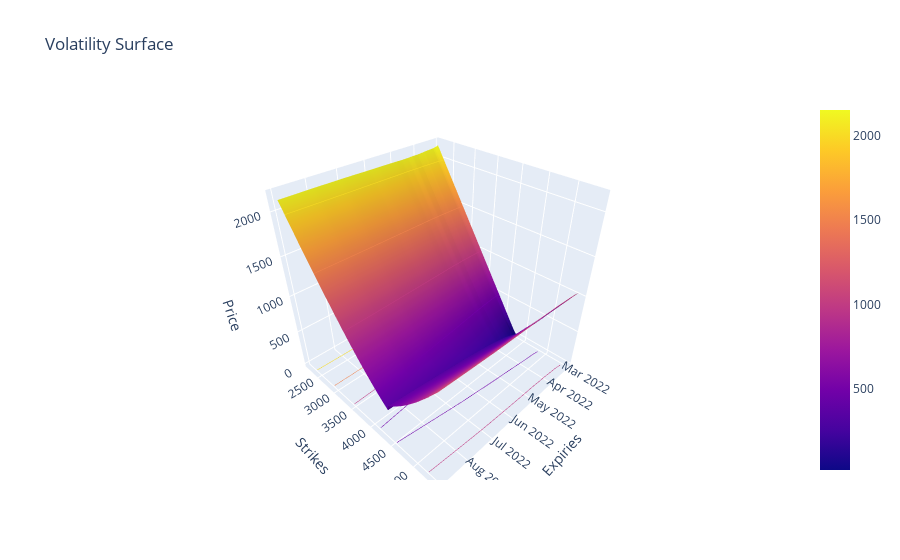
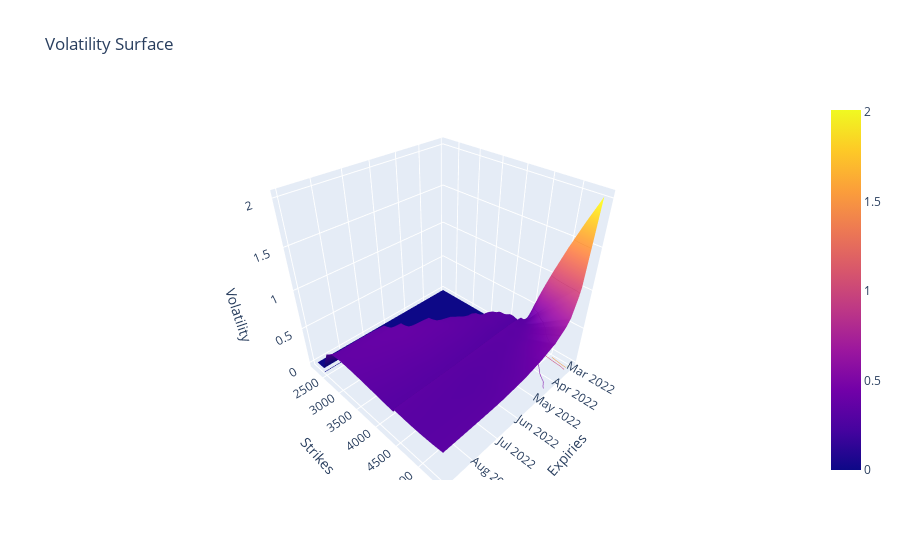

Notebook source saved alongside these figures, in order:
### Code cell
fig = plot_volatility_surface(
	time=time,
	volatility_surface=spx_vs,
	quantity_method="model_price",
	model=model,
	plot_parameters={"moneyness": False, "time_to_expiry": False, "log_moneyness": False, "mid_price": True},
	out_the_money=False,
)
fig.show()


fig = plot_volatility_surface(
	time=time,
	volatility_surface=spx_vs,
	quantity_method="model_pricing_implied_volatility",
	pricing_model=PricingModel(),
	model=model,
	plot_parameters={"moneyness": False, "time_to_expiry": False, "log_moneyness": False, "mid_price": True},
	out_the_money=False,
)
fig.show()

### Figure 1 — Plotly figure (JSON) as saved in the notebook; plotly's stock layout.template omitted (floating-point values rounded to 4 significant figures; data arrays with more than 128 entries replaced by an {"elided": "..."} marker saying what was removed)
{"data": [{"contours": {"z": {"highlightcolor": "limegreen", "project": {"z": true}, "show": true, "usecolormap": true}}, "type": "surface", "x": ["2022-03-04", "2022-03-09", "2022-03-11", "2022-03-18", "2022-03-23", "2022-03-25", "2022-03-30", "2022-03-31", "2022-04-01", "2022-04-08", "2022-04-14", "2022-04-22", "2022-04-29", "2022-05-20", "2022-05-31", "2022-06-17", "2022-06-30", "2022-07-15", "2022-07-29", "2022-08-31"], "y": [2200, 2400, 2600, 2800, 3000, 3200, 3400, 3500, 3600, 3700, 3800, 3850, 3900, 3950, 3975, 4000, 4025, 4040, 4050, 4060, 4070, 4075, 4080, 4090, 4100, 4110, 4120, 4125, 4130, 4140, 4150, 4160, 4170, 4175, 4180, 4190, 4200, 4210, 4220, 4225, 4230, 4240, 4250, 4260, 4270, 4275, 4280, 4290, 4300, 4310, 4320, 4325, 4330, 4340, 4350, 4360, 4370, 4375, 4380, 4390, 4400, 4410, 4420, 4425, 4430, 4440, 4450, 4460, 4470, 4475, 4480, 4490, 4500, 4510, 4525, 4550, 4600, 4650, 4700, 4800, 5000, 5200, 5400], "z": {"elided": "83x20 float values"}}], "layout": {"scene": {"aspectmode": "cube", "xaxis": {"title": {"text": "Expiries"}}, "yaxis": {"title": {"text": "Strikes"}}, "zaxis": {"title": {"text": "Price"}}}, "title": {"text": "Volatility Surface"}}}

### Figure 2 — Plotly figure (JSON) as saved in the notebook; plotly's stock layout.template omitted (floating-point values rounded to 4 significant figures; data arrays with more than 128 entries replaced by an {"elided": "..."} marker saying what was removed)
{"data": [{"contours": {"z": {"highlightcolor": "limegreen", "project": {"z": true}, "show": true, "usecolormap": true}}, "type": "surface", "x": ["2022-03-04", "2022-03-09", "2022-03-11", "2022-03-18", "2022-03-23", "2022-03-25", "2022-03-30", "2022-03-31", "2022-04-01", "2022-04-08", "2022-04-14", "2022-04-22", "2022-04-29", "2022-05-20", "2022-05-31", "2022-06-17", "2022-06-30", "2022-07-15", "2022-07-29", "2022-08-31"], "y": [2200, 2400, 2600, 2800, 3000, 3200, 3400, 3500, 3600, 3700, 3800, 3850, 3900, 3950, 3975, 4000, 4025, 4040, 4050, 4060, 4070, 4075, 4080, 4090, 4100, 4110, 4120, 4125, 4130, 4140, 4150, 4160, 4170, 4175, 4180, 4190, 4200, 4210, 4220, 4225, 4230, 4240, 4250, 4260, 4270, 4275, 4280, 4290, 4300, 4310, 4320, 4325, 4330, 4340, 4350, 4360, 4370, 4375, 4380, 4390, 4400, 4410, 4420, 4425, 4430, 4440, 4450, 4460, 4470, 4475, 4480, 4490, 4500, 4510, 4525, 4550, 4600, 4650, 4700, 4800, 5000, 5200, 5400], "z": {"elided": "83x20 float values"}}], "layout": {"scene": {"aspectmode": "cube", "xaxis": {"title": {"text": "Expiries"}}, "yaxis": {"title": {"text": "Strikes"}}, "zaxis": {"title": {"text": "Volatility"}}}, "title": {"text": "Volatility Surface"}}}
